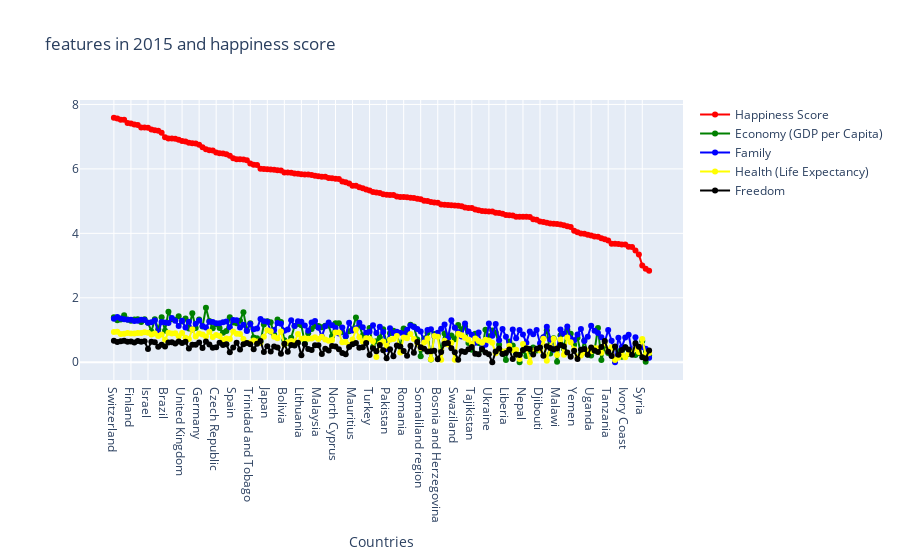

Notebook cell for this chart:
### Code cell
line_chart_feature(year_2015, ['Happiness Score', 'Economy (GDP per Capita)','Family','Health (Life Expectancy)','Freedom'], '2015')

### Figure 1 — Plotly figure (JSON) as saved in the notebook; plotly's stock layout.template omitted (floating-point values rounded to 4 significant figures; data arrays with more than 128 entries replaced by an {"elided": "..."} marker saying what was removed)
{"data": [{"marker": {"color": "red"}, "mode": "lines+markers", "name": "Happiness Score", "text": {"elided": "158 str values"}, "type": "scatter", "x": {"elided": "158 str values"}, "y": {"elided": "158 float values"}}, {"marker": {"color": "green"}, "mode": "lines+markers", "name": "Economy (GDP per Capita)", "text": {"elided": "158 str values"}, "type": "scatter", "x": {"elided": "158 str values"}, "y": {"elided": "158 float values"}}, {"marker": {"color": "blue"}, "mode": "lines+markers", "name": "Family", "text": {"elided": "158 str values"}, "type": "scatter", "x": {"elided": "158 str values"}, "y": {"elided": "158 float values"}}, {"marker": {"color": "yellow"}, "mode": "lines+markers", "name": "Health (Life Expectancy)", "text": {"elided": "158 str values"}, "type": "scatter", "x": {"elided": "158 str values"}, "y": {"elided": "158 float values"}}, {"marker": {"color": "black"}, "mode": "lines+markers", "name": "Freedom", "text": {"elided": "158 str values"}, "type": "scatter", "x": {"elided": "158 str values"}, "y": {"elided": "158 float values"}}], "layout": {"hovermode": "x unified", "title": {"text": "features in 2015 and happiness score"}, "xaxis": {"ticklen": 5, "title": {"text": "Countries"}, "zeroline": false, "type": "category", "range": [-9.778, 166.8], "autorange": true}, "yaxis": {"type": "linear", "range": [-0.6203, 8.207], "autorange": true}, "autosize": true}}
